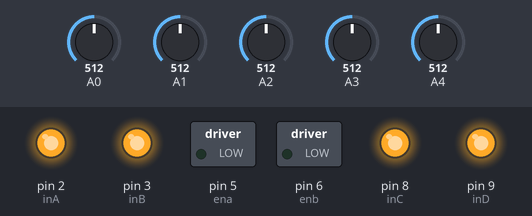
Bench run of a sketch on a simulated Arduino Uno, built with avr-gcc and run on an emulated ATmega328P. On the bench: switched loads named in the sketch (green lamp = pin HIGH), output pins drawn as LEDs (lit = HIGH). Inputs (shaded band) come from the test bench; at power-on: A0 = 512, A1 = 512, A4 = 512, A2 = 512, A3 = 512. What the sketch prints to the serial monitor is not drawn.

Above: at 1.2 s.
1.3 s: A0 set to 315
2.8 s: A0 set to 283
At 4.0 s:
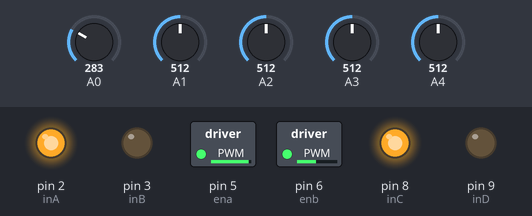
4.3 s: A1 set to 244
At 5.2 s:
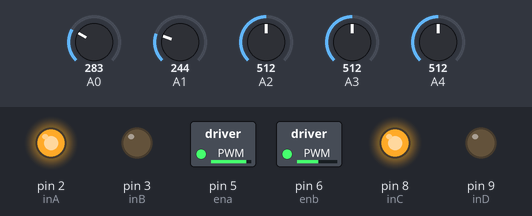
5.8 s: A4 set to 244
At 6.5 s:
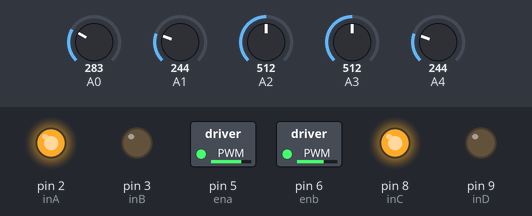
7.3 s: A0 set to 306
At 8.5 s:
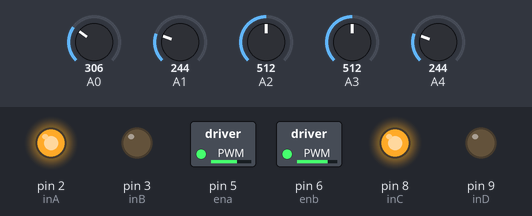
8.8 s: A1 set to 284
10.3 s: A1 set to 309
At 10.9 s:
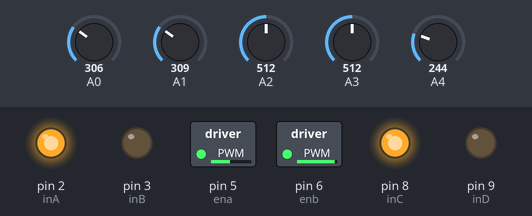
Timing chart, 0 to 12.8 s (numbered marks = the images above; inputs shaded):
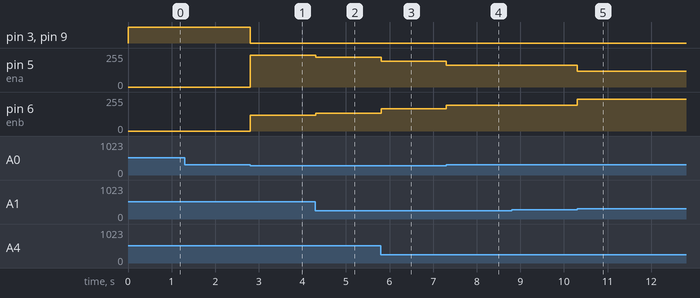

Measured:
- the behaviour switches between 301 and 300 on A0 (found by bisection; images 0 and 1)
- after the input at 2.8 s, pin 3 (inB), pin 9 (inD): HIGH → LOW at once; pin 5 (ena): 0/255 → 240/255 at once; pin 6 (enb): 0/255 → 120/255 at once
- after the input at 4.3 s, pin 5 (ena): 240/255 → 225/255 at once; pin 6 (enb): 120/255 → 135/255 at once
- after the input at 5.8 s, pin 5 (ena): 225/255 → 192/255 at once; pin 6 (enb): 135/255 → 168/255 at once
- after the input at 7.3 s, pin 5 (ena): 192/255 → 165/255 at once; pin 6 (enb): 168/255 → 195/255 at once
- after the input at 10.3 s, pin 5 (ena): 165/255 → 120/255 at once; pin 6 (enb): 195/255 → 240/255 at once

The sketch:

BUET_line_follower_PID.ino
```cpp
#define inA 2
#define inB 3
#define inC 8
#define inD 9
#define ena 5
#define enb 6

int th[5]={300,300,300,300,300};
void wheel(int lm, int rm);

int i, sen[5],s[5], lastSensor,lastError;

int base_L=180;
int base_R=180;
float kp=3;
float kd=0;
void setup()
{
  mot_init();
  other_init();
}
void loop()
{
  line_follow();
  //wheel(180,180);
}


void other_init()
{
  lastSensor=0;
  lastError=0;
  Serial.begin(9600);
}

void mot_init()
{
  pinMode(inA,OUTPUT);
  pinMode(inB,OUTPUT);
  pinMode(inC,OUTPUT);
  pinMode(inD,OUTPUT);
  pinMode(ena,OUTPUT);
  pinMode(enb,OUTPUT);

  digitalWrite(inA,HIGH);
  digitalWrite(inB,HIGH);
  digitalWrite(inC,HIGH);
  digitalWrite(inD,HIGH);
}

void wheel(int lm, int rm)
{
  if(lm==0)
  {
    digitalWrite(inC,LOW);
    digitalWrite(inD,LOW);
  }
  if(lm>0)
  {
    digitalWrite(inC,HIGH);
    digitalWrite(inD,LOW);
  }
  else if(lm<0)
  {
    digitalWrite(inC,LOW);
    digitalWrite(inD,HIGH);
  }


  if(rm==0)
  {
    digitalWrite(inA,LOW);
    digitalWrite(inB,LOW);
  }
  if(rm>0)
  {
    digitalWrite(inA,HIGH);
    digitalWrite(inB,LOW);
  }
  else if(rm<0)
  {
    digitalWrite(inA,LOW);
    digitalWrite(inB,HIGH);
  }
  if(lm>254) lm=254;
  if(lm<-254) lm=-254;
  if(rm>254) rm=254;
  if(rm<-254) rm=-254;

  analogWrite(ena,abs(rm));
  analogWrite(enb,abs(lm));

}

int readSensor()
{
  for(i=0;i<5;i++)
  {
    sen[i]=analogRead(i);
    if(sen[i]>th[i])
    {
      s[i]=0;
    }
    else {
      s[i]=1;
    }
  }

  int error,sum;
  sum=s[0]+s[1]+s[2]+s[3]+s[4];
  if(sum!=0)
  {
    error=(s[0]*10+s[1]*20+s[2]*30+s[3]*40+s[4]*50)/sum-30;
  }
  else
  {
     error=420;
  }

  if(s[0]==1) lastSensor=1;
  else if(s[4]==1) lastSensor =2;
Serial.println(error);
  return error;
}


void line_follow()
{
  int error,corr;
  float p,d;
 error=readSensor();
 if(error==420)
 {
   if(lastSensor==1) wheel(-180,180);
   else if(lastSensor==2) wheel(180,-180);
 }
 else
 {
   p=kp*error;
   d=kd*(error-lastError);
   corr=p+d;
 //  Serial.println(corr);
   wheel(base_L+corr,base_R-corr);
   lastError=error;
 }

}
```
